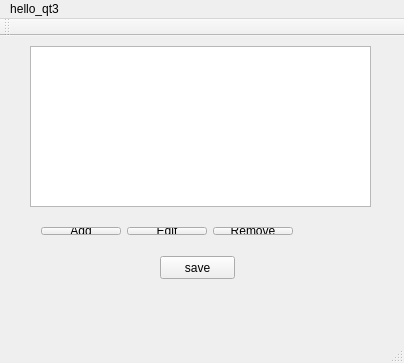
<?xml version="1.0" encoding="UTF-8"?>
<ui version="4.0">
 <class>MainWindow</class>
 <widget class="QMainWindow" name="MainWindow">
  <property name="geometry">
   <rect>
    <x>0</x>
    <y>0</y>
    <width>404</width>
    <height>363</height>
   </rect>
  </property>
  <property name="windowTitle">
   <string>MainWindow</string>
  </property>
  <widget class="QWidget" name="centralWidget">
   <widget class="QListView" name="listView">
    <property name="geometry">
     <rect>
      <x>30</x>
      <y>10</y>
      <width>341</width>
      <height>161</height>
     </rect>
    </property>
   </widget>
   <widget class="QWidget" name="layoutWidget">
    <property name="geometry">
     <rect>
      <x>30</x>
      <y>180</y>
      <width>341</width>
      <height>30</height>
     </rect>
    </property>
    <layout class="QHBoxLayout" name="horizontalLayout">
     <item>
      <widget class="QPushButton" name="addButton">
       <property name="text">
        <string>Add</string>
       </property>
      </widget>
     </item>
     <item>
      <widget class="QPushButton" name="editButton">
       <property name="text">
        <string>Edit</string>
       </property>
      </widget>
     </item>
     <item>
      <widget class="QPushButton" name="removeButton">
       <property name="text">
        <string>Remove</string>
       </property>
      </widget>
     </item>
     <item>
      <spacer name="horizontalSpacer">
       <property name="orientation">
        <enum>Qt::Horizontal</enum>
       </property>
       <property name="sizeHint" stdset="0">
        <size>
         <width>48</width>
         <height>20</height>
        </size>
       </property>
      </spacer>
     </item>
    </layout>
   </widget>
   <widget class="QPushButton" name="pushButton">
    <property name="geometry">
     <rect>
      <x>160</x>
      <y>220</y>
      <width>75</width>
      <height>23</height>
     </rect>
    </property>
    <property name="text">
     <string>save</string>
    </property>
   </widget>
  </widget>
  <widget class="QMenuBar" name="menuBar">
   <property name="geometry">
    <rect>
     <x>0</x>
     <y>0</y>
     <width>404</width>
     <height>21</height>
    </rect>
   </property>
   <widget class="QMenu" name="menuhello_qt3">
    <property name="title">
     <string>hello_qt3</string>
    </property>
   </widget>
   <addaction name="menuhello_qt3"/>
  </widget>
  <widget class="QToolBar" name="mainToolBar">
   <attribute name="toolBarArea">
    <enum>TopToolBarArea</enum>
   </attribute>
   <attribute name="toolBarBreak">
    <bool>false</bool>
   </attribute>
  </widget>
  <widget class="QStatusBar" name="statusBar">
   <property name="sizeGripEnabled">
    <bool>true</bool>
   </property>
  </widget>
 </widget>
 <layoutdefault spacing="6" margin="11"/>
 <resources/>
 <connections/>
</ui>
